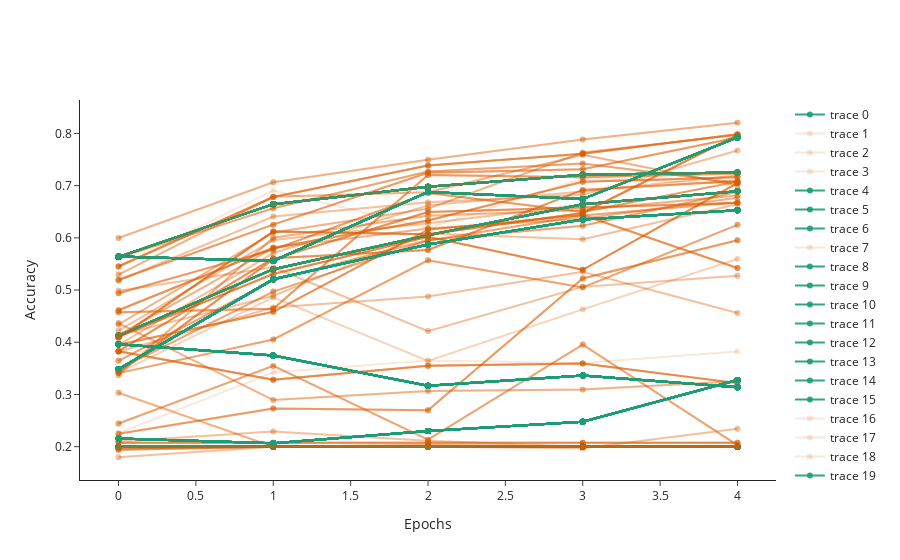

The notebook cell this image was saved under:
### Code cell
qLearningRate = []
learningRate = []

objective_distance = {'obj_value':[], 'distance':[]}

values = {}

fig = go.Figure()
i = 0
for trial in study.trials:
    if trial.state == TrialState.PRUNED or trial.state == TrialState.FAIL:
        continue
    
    if trial.params['optimizer'] not in values:
        values[trial.params['optimizer']] = []
        
    epochs = len(trial.intermediate_values)
    fig.add_trace(go.Scatter(x=[i for i in range(epochs)], y=list(trial.intermediate_values.values()), line=dict(color=rgb_to_rgba(px.colors.qualitative.Dark2[0], 0.9) if trial.params['optimizer'] == 'combined' else rgb_to_rgba(px.colors.qualitative.Dark2[1], 0.15))))



fig.update_layout(
    yaxis=dict(
                showgrid=False,
                title='Accuracy'
            ),
            xaxis=dict(
                showgrid=False,
                title='Epochs'
            ),
            template="simple_white",
)

# fig.add_trace(go.Scatter(x=np.linspace(1,epochs), y=values['combined']))

fig.show()
fig.write_image('export.png')
